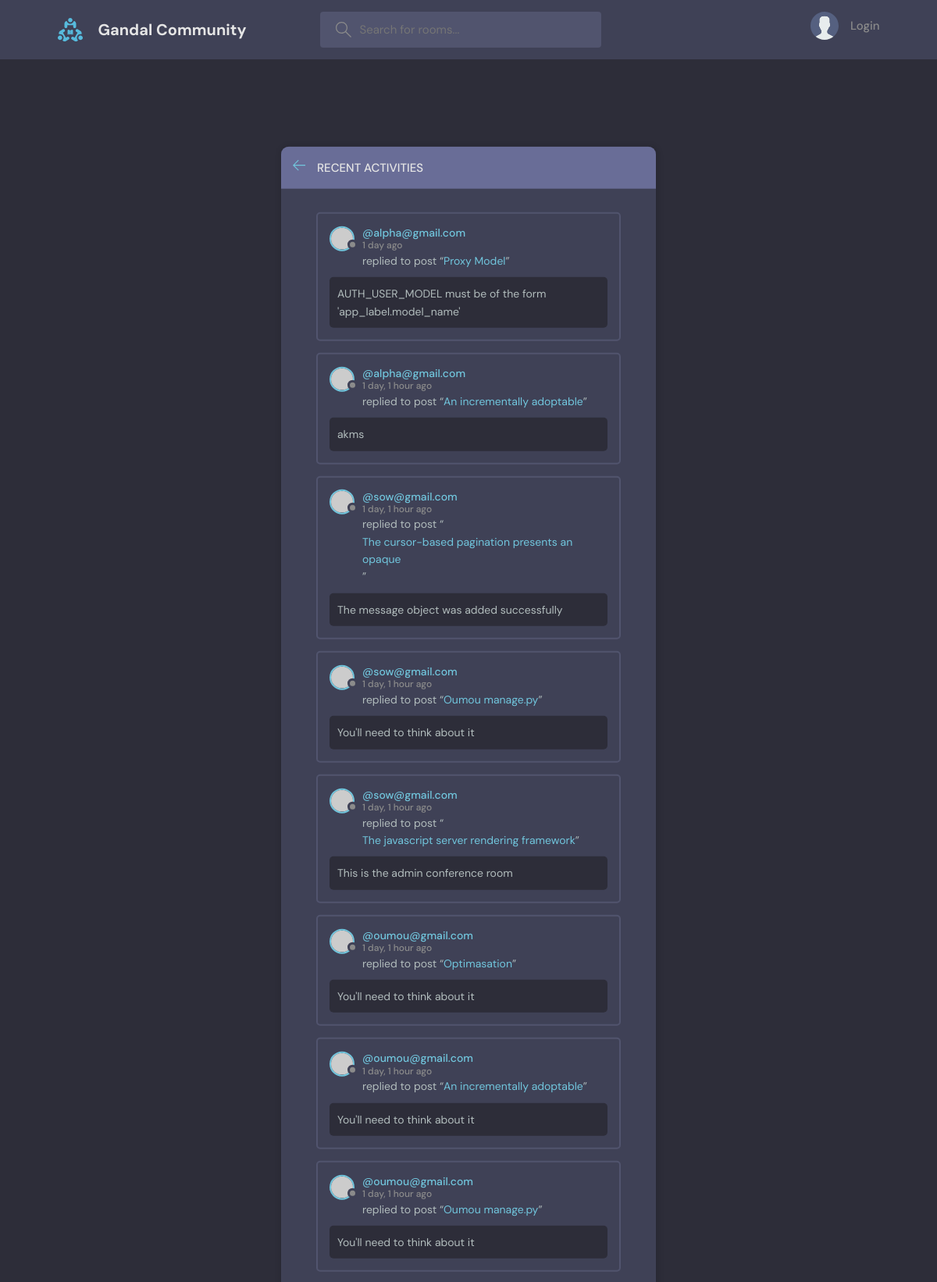
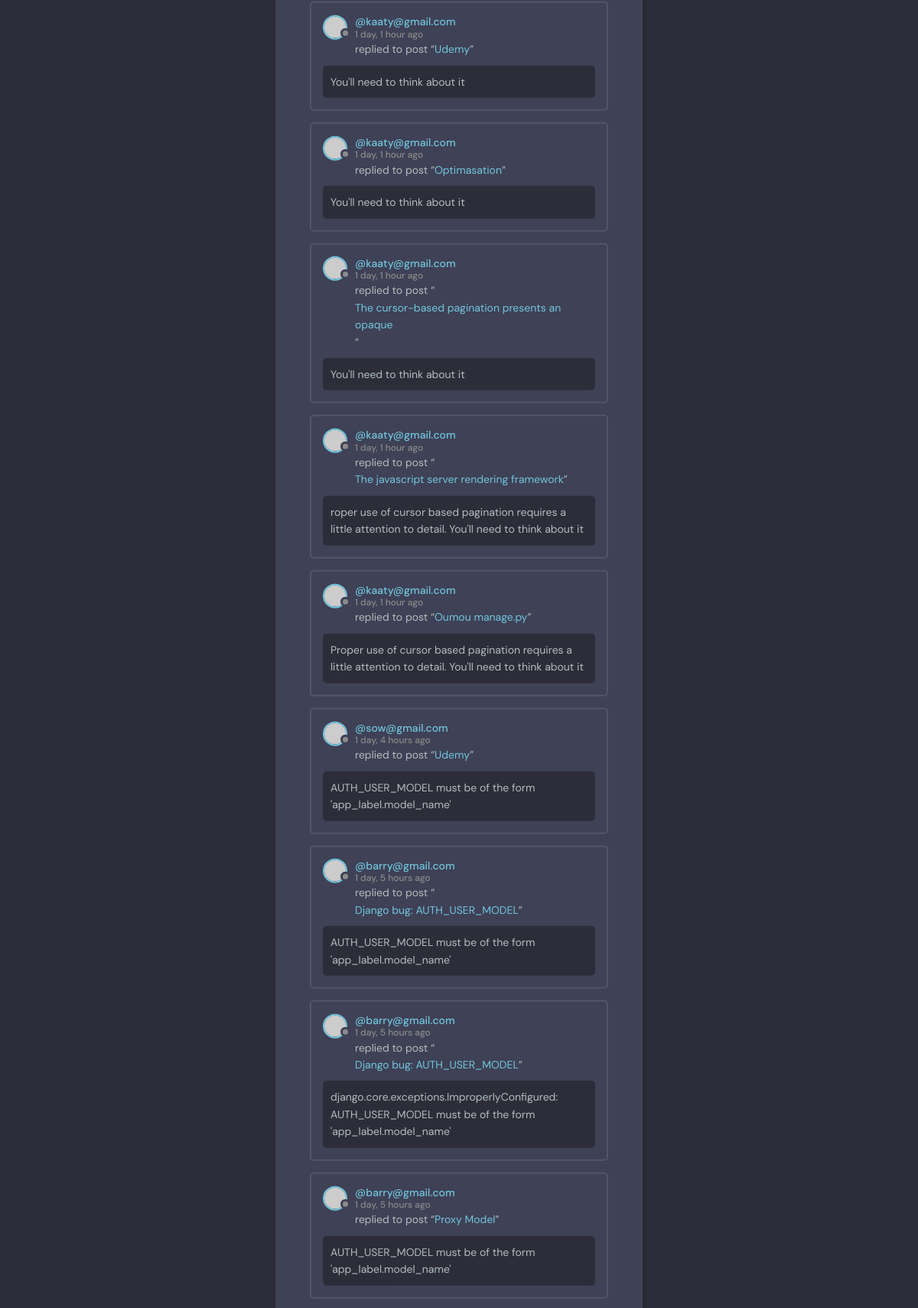
The page /activity (upper part) on the database its author committed (2 pictures, top to bottom).
### blog/models.py (models this page shows)
class Message(models.Model):
    user = models.ForeignKey(User, on_delete=models.CASCADE)
    room = models.ForeignKey(Room, on_delete=models.CASCADE)
    body = models.CharField(max_length=500)
    updated = models.DateTimeField(auto_now=True)
    created = models.DateTimeField(auto_now_add=True)
    class Meta:
        ordering = ['-updated', '-created']

class User(AbstractUser):
    name = models.CharField(max_length=200, null=True)
    email = models.EmailField(unique=True, null=True)
    bio = models.TextField(null=True)
    avatar = models.ImageField(upload_to='images', null=True, default='images/avatar_hy6hxz.jpg')
    USERNAME_FIELD = 'email'
    REQUIRED_FIELDS = []

class Room(models.Model):
    host = models.ForeignKey(User, on_delete=models.SET_NULL, null=True)
    topic = models.ForeignKey(Topic, on_delete=models.SET_NULL, null=True)
    name = models.CharField(max_length=200)
    description = models.TextField(null=True, blank=True)
    participants = models.ManyToManyField(User, related_name='participants', blank=True)
    updated = models.DateTimeField(auto_now=True)
    created = models.DateTimeField(auto_now_add=True)
    def __str__(self):
        return self.name
    class Meta:
        ordering = ['-updated', '-created']

### blog/views.py (the view)
# urls.py: path('activity', views.activity_mobile, name="activity"),
def activity_mobile(request):
    room_messages = Message.objects.all()
    return render(request, "blog/activity_mobile.html", {"room_messages": room_messages})

### blog/templates/blog/activity_mobile.html (shortened to what this page needs)
{% extends 'main.html' %}
{% block content %}
    <main class="layout">
      <div class="container">
        <div class="layout__box">
          <div class="layout__boxHeader">
            <div class="layout__boxTitle">
              <a href="{% url 'home' %}">
                <svg version="1.1" xmlns="http://www.w3.org/2000/svg" width="32" height="32" viewBox="0 0 32 32">
                  <title>arrow-left</title>
                  <path
                    d="M13.723 2.286l-13.723 13.714 13.719 13.714 1.616-1.611-10.96-10.96h27.625v-2.286h-27.625l10.965-10.965-1.616-1.607z"
                  ></path>
                </svg>
              </a>
              <h3>Recent Activities</h3>
            </div>
          </div>
          <div class="activities-page layout__body">
               {% for message in room_messages %}
          <div class="activities__box">
        <div class="activities__boxHeader roomListRoom__header">
          <a href="{% url 'profile' message.user.id %}" class="roomListRoom__author">
            <div class="avatar avatar--small">
              <img src="https://randomuser.me/api/portraits/women/11.jpg"  alt="me"/>
            </div>
            <p>
              @{{ message.user }}
              <span>{{ message.created |timesince }} ago</span>
            </p>
          </a>
        </div>
        <div class="activities__boxContent">
          <p>replied to post “<a href="{% url 'room' message.room.id %}">{{ message.room}}</a>”</p>
            <div class="activities__boxRoomContent">{{ message.body }}</div>
        </div>
      </div>
        {% endfor %}
          </div>
        </div>
      </div>
    </main>
{% endblock content %}

### static/styles/style.css (style rules this page uses)
:root { --color-main: #71c6dd; --color-main-light: #e1f6fb; --color-dark: #3f4156; --color-dark-medium: #51546e; --color-dark-light: #696d97; --color-light: #e5e5e5; --color-gray: #8b8b8b; --color-light-gray: #b2bdbd; --color-bg: #2d2d39; --color-success: #5dd693; --color-error: #fc4b0b; }
* { font-family: "DM Sans", -apple-system, BlinkMacSystemFont, "Segoe UI", Roboto, Oxygen, Ubuntu, Cantarell, "Open Sans", "Helvetica Neue", sans-serif; margin: 0; padding: 0; box-sizing: border-box; text-rendering: optimizeLegibility; font-size: inherit; }
html { font-size: 56.25%; }
@media only screen and (min-width: 1200px) { html { font-size: 62.5%; } }
body { line-height: 1.6; font-weight: 400; font-size: 1.5rem; color: var(--color-light-gray); background-color: var(--color-bg); min-height: 100vh; }
img { width: 100%; }
a { display: inline-block; color: var(--color-main); text-decoration: none; }
.container { max-width: 120rem; width: 90%; margin: auto; }
.avatar { position: relative; display: inline-block; border-radius: 50%; border: 2px solid var(--color-main); }
.avatar img { display: block; border-radius: 50%; object-fit: cover; object-position: center; }
.avatar::after { content: ""; display: block; position: absolute; background-color: var(--color-gray); z-index: 111; border-radius: 50%; border: 0.3rem solid var(--color-dark); }
.avatar.avatar--small img { width: 2.8rem; height: 2.8rem; }
.avatar.avatar--small:after { width: 0.7rem; height: 0.7rem; bottom: 0px; right: -6px; }
.layout { margin-top: 2.4rem; }
.layout > .container { display: flex; justify-content: space-between; align-items: flex-start; }
.layout__box { width: 90%; max-width: 48rem; min-height: 40rem; position: absolute; top: 50%; left: 50%; transform: translate(-50%, -46%); background-color: var(--color-dark); border-radius: 1rem; box-shadow: 1px 1px 6px 3px rgba(0, 0, 0, 0.1); overflow: hidden; }
.layout__boxHeader { display: flex; padding: 1.5rem; background-color: var(--color-dark-light); }
.layout__boxTitle { display: flex; gap: 1.5rem; align-items: center; }
.layout__boxTitle h3 { text-transform: uppercase; font-weight: 500; color: var(--color-light); }
.layout__boxTitle svg { width: 1.6rem; height: 1.6rem; fill: var(--color-main); }
.layout__body { margin: 3rem; }
.roomListRoom__header { display: flex; justify-content: space-between; align-items: center; }
.roomListRoom__author { font-weight: 500; display: flex; align-items: center; gap: 1rem; }
.activities__box { margin: 1.5rem; padding: 1.5rem; border: 2px solid var(--color-dark-medium); border-radius: 5px; }
.activities__boxHeader p { font-size: 1.4rem; line-height: 1.3; }
.activities__boxHeader p span { color: var(--color-gray); font-size: 1.2rem; display: block; }
.activities__boxContent { margin-left: 4.2rem; }
.activities__boxContent { font-size: 1.4rem; }
.activities__boxRoomContent { background: var(--color-bg); padding: 1rem; border-radius: 5px; margin-top: 1rem; margin-left: -4.2rem; }

### rows shown on the page
Message: user "alpha@gmail.com", created "1 day", room "Proxy Model", body "AUTH_USER_MODEL must be of the form 'app_label.model_name'"
Message: user "alpha@gmail.com", created "1 day, 1 hour", room "An incrementally adoptable", body "akms"
Message: user "sow@gmail.com", created "1 day, 1 hour", room "The cursor-based pagination presents an opaque", body "The message object was added successfully"
Message: user "sow@gmail.com", created "1 day, 1 hour", room "Oumou manage.py", body "You'll need to think about it"
Message: user "sow@gmail.com", created "1 day, 1 hour", room "The javascript server rendering framework", body "This is the admin conference room"
Message: user "oumou@gmail.com", created "1 day, 1 hour", room "Optimasation", body "You'll need to think about it"
Message: user "oumou@gmail.com", created "1 day, 1 hour", room "An incrementally adoptable", body "You'll need to think about it"
Message: user "oumou@gmail.com", created "1 day, 1 hour", room "Oumou manage.py", body "You'll need to think about it"
Message: user "kaaty@gmail.com", created "1 day, 1 hour", room "Udemy", body "You'll need to think about it"
Message: user "kaaty@gmail.com", created "1 day, 1 hour", room "Optimasation", body "You'll need to think about it"
Message: user "kaaty@gmail.com", created "1 day, 1 hour", room "The cursor-based pagination presents an opaque", body "You'll need to think about it"
Message: user "kaaty@gmail.com", created "1 day, 1 hour", room "The javascript server rendering framework", body "roper use of cursor based pagination requires a little attention to detail. You'll need to think about it"
Message: user "kaaty@gmail.com", created "1 day, 1 hour", room "Oumou manage.py", body "Proper use of cursor based pagination requires a little attention to detail. You'll need to think about it"
Message: user "sow@gmail.com", created "1 day, 4 hours", room "Udemy", body "AUTH_USER_MODEL must be of the form 'app_label.model_name'"
Message: user "barry@gmail.com", created "1 day, 5 hours", room "Django bug: AUTH_USER_MODEL", body "AUTH_USER_MODEL must be of the form 'app_label.model_name'"
Message: user "barry@gmail.com", created "1 day, 5 hours", room "Django bug: AUTH_USER_MODEL", body "django.core.exceptions.ImproperlyConfigured: AUTH_USER_MODEL must be of the form 'app_label.model_name'"
Message: user "barry@gmail.com", created "1 day, 5 hours", room "Proxy Model", body "AUTH_USER_MODEL must be of the form 'app_label.model_name'"
